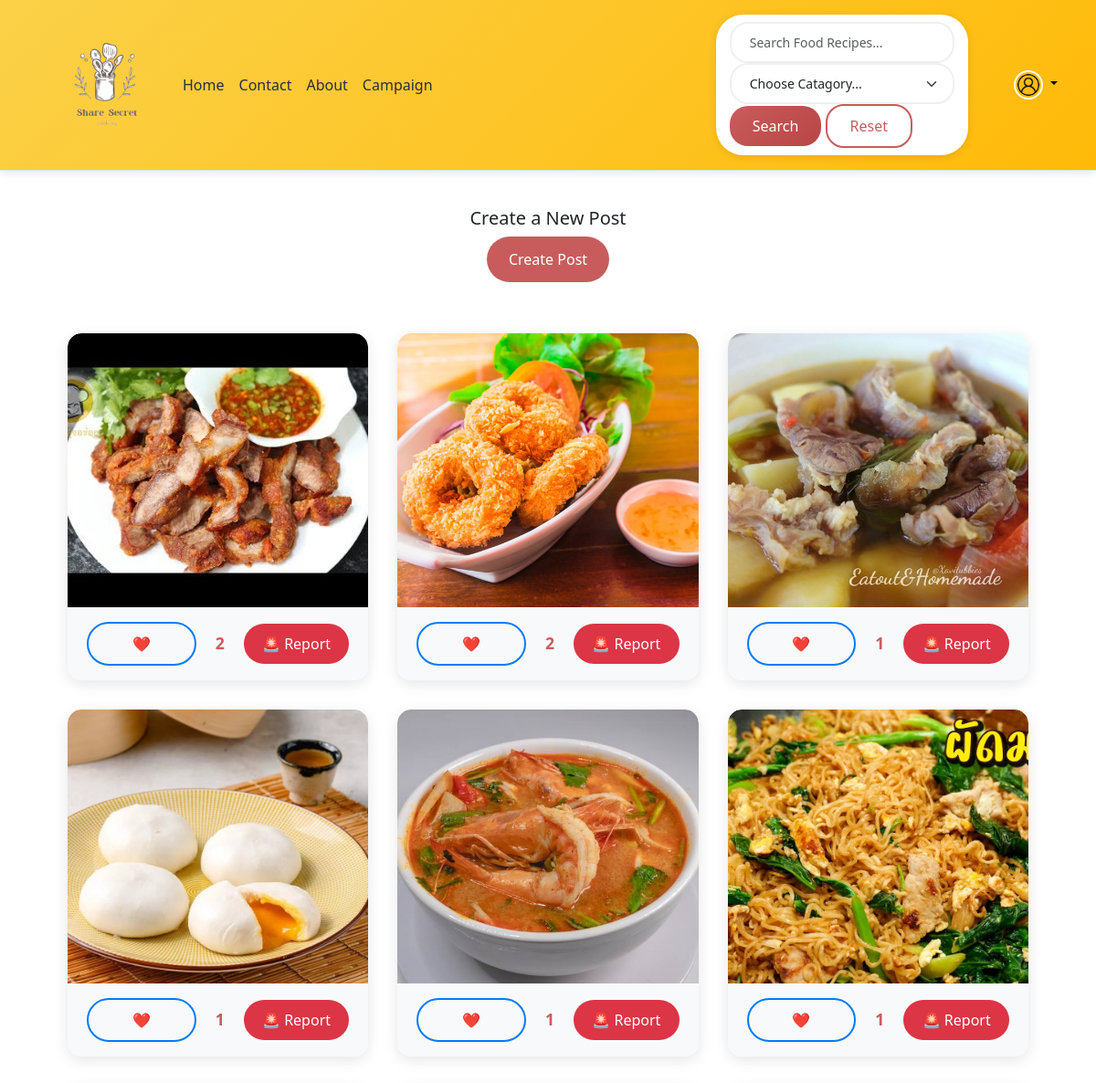
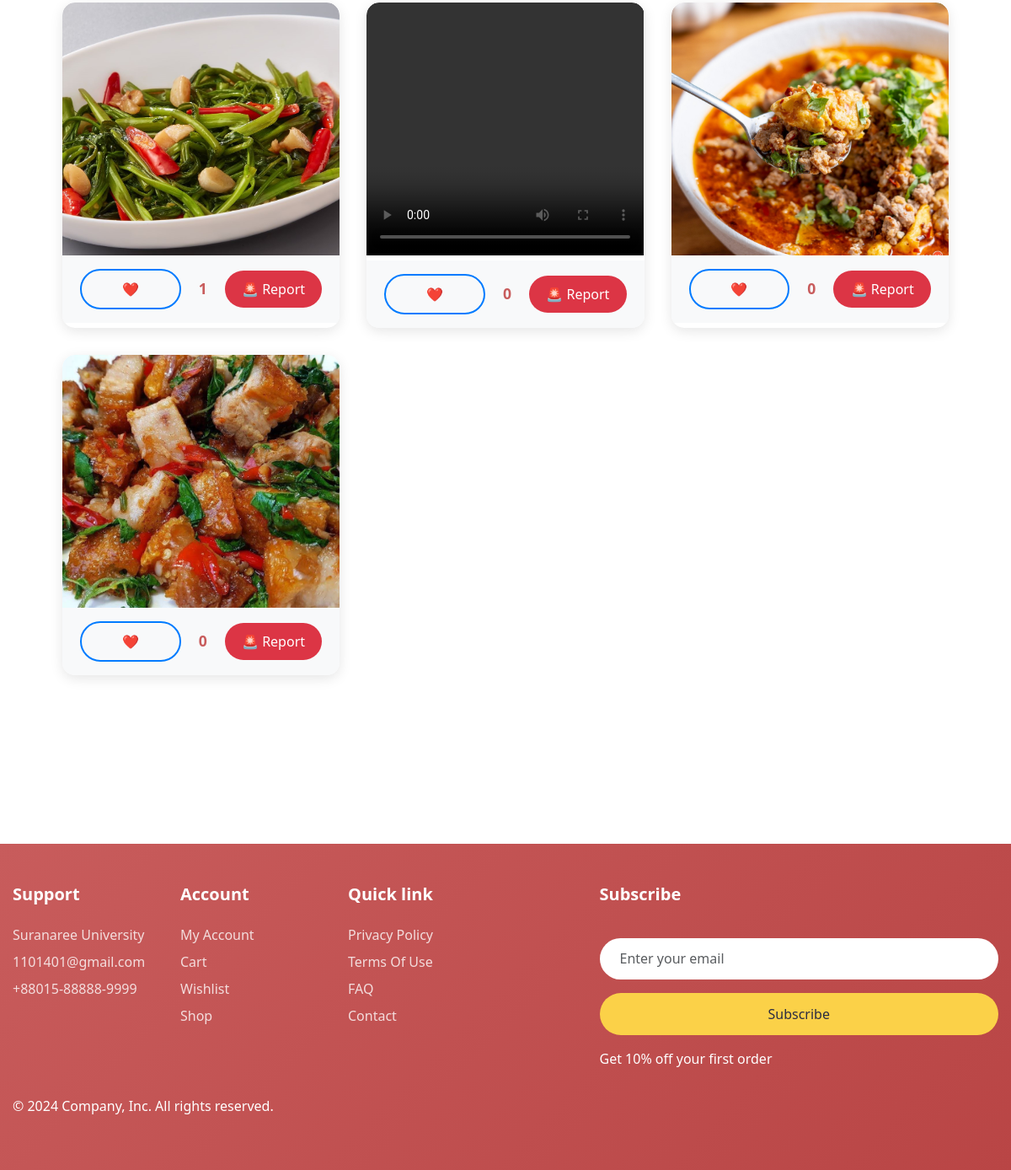
Page /Home.php on the committed database (2 pictures, top to bottom).
### tables this page shows
CREATE TABLE `posts` (
  `id` int(11) NOT NULL,
  `username` varchar(255) NOT NULL,
  `post_content` text NOT NULL,
  `post_image` varchar(255) DEFAULT NULL,
  `post_time` timestamp NOT NULL DEFAULT current_timestamp(),
  `created_at` timestamp NOT NULL DEFAULT current_timestamp(),
  `category_id` int(11) DEFAULT NULL,
  `user_id` int(10) NOT NULL
);

CREATE TABLE `users` (
  `Id` int(10) NOT NULL,
  `firstName` varchar(50) NOT NULL,
  `lastName` varchar(50) NOT NULL,
  `email` varchar(50) NOT NULL,
  `password` varchar(50) NOT NULL,
  `profile_picture` varchar(255) DEFAULT 'default.jpg',
  `theme` enum('light','dark') DEFAULT 'light',
  `role` enum('user','admin') DEFAULT 'user',
  `bio` text DEFAULT NULL,
  `username` varchar(255) DEFAULT NULL
);

### Home.php (the view, shortened to what this page needs)
<?php
$theme = isset($_SESSION['theme']) ? $_SESSION['theme'] : 'light';
$servername = "localhost";
$username = "root";
$password = "";
$dbname = "webdev";
$conn = new mysqli($servername, $username, $password, $dbname);
$search_query = isset($_GET['query']) ? $_GET['query'] : '';
$user_id = isset($_SESSION['user_id']) ? $_SESSION['user_id'] : 0;
$sql = "SELECT posts.*, users.firstName, users.lastName, users.username,
        (SELECT COUNT(*) FROM post_likes WHERE post_likes.post_id = posts.id) AS like_count,
        (SELECT COUNT(*) FROM post_likes WHERE post_likes.post_id = posts.id AND post_likes.user_id = $user_id) AS user_liked
        FROM posts
        JOIN users ON posts.user_id = users.id
        WHERE 1=1";
$sql .= " ORDER BY like_count DESC, posts.created_at DESC";
$result = $conn->query($sql);
?>
<!DOCTYPE html>
<html lang="en">
<head>
    <link href="https://cdn.jsdelivr.net/npm/bootstrap@5.3.3/dist/css/bootstrap.min.css" rel="stylesheet">
    <link href="button.css" rel="stylesheet">
</head>
<body class="<?php echo htmlspecialchars($theme); ?>-mode">
    <header class="p-3 mb-3 border-bottom">
        <div class="container">
            <div class="d-flex flex-wrap align-items-center justify-content-center justify-content-lg-start">
                <img src="photo/Logo.png" alt="Logo" width="150" height="150">
                <ul class="nav col-12 col-lg-auto me-lg-auto mb-2 justify-content-center mb-md-0">
                    <li><a href="home.php" class="nav-link px-2 link-body-emphasis">Home</a></li>
                    <li><a href="contact.php" class="nav-link px-2 link-body-emphasis">Contact</a></li>
                    <li><a href="about.php" class="nav-link px-2 link-body-emphasis">About</a></li>
                    <li><a href="campaign.php" class="nav-link px-2 link-body-emphasis">Campaign</a></li>
                </ul>
                <form id="searchForm" method="GET" action="home.php" role="search">
                    <div class="search-container">
                        <input type="search"
                            name="query"
                            class="form-control"
                            placeholder="Search Food Recipes..."
                            aria-label="Search"
                            value="<?php echo htmlspecialchars($search_query); ?>">
                        <select name="category_id" class="form-select">
                        <option value="" disabled selected>Choose Catagory...</option>
                        </select>
                        <div class="button-group">
                            <button type="submit" class="btn btn-primary">
                                <i class="fas fa-search"></i> Search
                            </button>
                            <button type="button" class="btn btn-outline-danger" onclick="resetSearch()">
                                <i class="fas fa-undo"></i> Reset
                            </button>
                        </div>
                    </div>
                </form>
                <div class="dropdown text-end">
                    <a href="#" class="d-block link-body-emphasis text-decoration-none dropdown-toggle" data-bs-toggle="dropdown" aria-expanded="false">
                        <img src="<?php echo $profile_picture ? 'uploads/' . $profile_picture : 'photo/user.png'; ?>"
                            alt="User" width="32" height="32" class="rounded-circle">
                    </a>
                </div>
            </div>
        </div>
    </header>
    <div class="container mt-4">
        <div class="text-center mb-4">
            <h5>Create a New Post</h5>
            <button type="button" class="btn btn-primary" style="background-color: #C85C5C;" data-bs-toggle="modal" data-bs-target="#createPostModal">Create Post</button>
        </div>
        <div class="post-grid" id="postGrid">
            <?php if ($result->num_rows > 0): ?>
                <?php while ($row = $result->fetch_assoc()): ?>
                    <div class="post-item">
                        <?php
                        $file_extension = pathinfo($row['post_image'], PATHINFO_EXTENSION);
                        if (in_array($file_extension, ['jpg', 'jpeg', 'png', 'gif'])):
                        ?>
                            <img src="uploads/<?php echo htmlspecialchars($row['post_image']); ?>"
                                alt="Post Image"
                                class="post-image-click img-fluid"
                                data-post-id="<?php echo $row['id']; ?>"
                                data-post-image="uploads/<?php echo htmlspecialchars($row['post_image']); ?>"
                                data-post-username="<?php echo htmlspecialchars($row['username']); ?>"
                                data-post-fullname="<?php echo htmlspecialchars($row['firstName']) . ' ' . htmlspecialchars($row['lastName']); ?>"
                                data-post-content="<?php echo htmlspecialchars($row['post_content']); ?>"
                                data-post-time="<?php echo date('F j, Y, g:i a', strtotime($row['post_time'])); ?>"
                                style="cursor: pointer;">
                        <?php elseif (in_array($file_extension, ['mp4'])): ?>
                            <video class="post-video img-fluid" controls
                                data-post-id="<?php echo $row['id']; ?>"
                                data-post-image="uploads/<?php echo htmlspecialchars($row['post_image']); ?>"
                                data-post-username="<?php echo htmlspecialchars($row['username']); ?>"
                                data-post-fullname="<?php echo htmlspecialchars($row['firstName']) . ' ' . htmlspecialchars($row['lastName']); ?>"
                                data-post-content="<?php echo htmlspecialchars($row['post_content']); ?>"
                                data-post-time="<?php echo date('F j, Y, g:i a', strtotime($row['post_time'])); ?>"
                                style="cursor: pointer;">
                                <source src="uploads/<?php echo htmlspecialchars($row['post_image']); ?>" type="video/mp4">
                            </video>
                        <?php endif; ?>
                        <div class="post-item-footer">
                            <button class="btn btn-outline-primary like-btn" data-post-id="<?php echo $row['id']; ?>">❤️</button>
                            <span class="like-count" id="like-count-<?php echo $row['id']; ?>"><?php echo $row['like_count']; ?></span>
                            <button class="btn btn-danger report-btn" onclick="window.location.href='reportForm.php?post_id=<?php echo $row['id']; ?>'">🚨 Report</button>
                        </div>
                    </div>
                <?php endwhile; ?>
            <?php else: ?>
                <p>No posts available.</p>
            <?php endif; ?>
        </div>
         <br><br><br>
        <footer>
            <div class="container">
                <div class="row">
                    <div class="col-6 col-md-2 mb-3">
                        <h5>Support</h5>
                        <ul class="nav flex-column">
                            <li class="nav-item mb-2"><a href="#" class="nav-link p-0 text-body-secondary">Suranaree University</a></li>
                            <li class="nav-item mb-2"><a href="#" class="nav-link p-0 text-body-secondary">1101401@gmail.com</a></li>
                            <li class="nav-item mb-2"><a href="#" class="nav-link p-0 text-body-secondary">+88015-88888-9999</a></li>
                        </ul>
                    </div>
                    <div class="col-6 col-md-2 mb-3">
                        <h5>Account</h5>
                        <ul class="nav flex-column">
                            <li class="nav-item mb-2"><a href="#" class="nav-link p-0 text-body-secondary">My Account</a></li>
                            <li class="nav-item mb-2"><a href="#" class="nav-link p-0 text-body-secondary">Cart</a></li>
                            <li class="nav-item mb-2"><a href="#" class="nav-link p-0 text-body-secondary">Wishlist</a></li>
                            <li class="nav-item mb-2"><a href="#" class="nav-link p-0 text-body-secondary">Shop</a></li>
                        </ul>
                    </div>
                    <div class="col-6 col-md-2 mb-3">
                        <h5>Quick link</h5>
                        <ul class="nav flex-column">
                            <li class="nav-item mb-2"><a href="#" class="nav-link p-0 text-body-secondary">Privacy Policy</a></li>
                            <li class="nav-item mb-2"><a href="#" class="nav-link p-0 text-body-secondary">Terms Of Use</a></li>
                            <li class="nav-item mb-2"><a href="#" class="nav-link p-0 text-body-secondary">FAQ</a></li>
                            <li class="nav-item mb-2"><a href="#" class="nav-link p-0 text-body-secondary">Contact</a></li>
                        </ul>
                    </div>
                    <div class="col-md-5 offset-md-1 mb-3">
                        <form>
                            <div class="d-flex flex-column w-100 gap-2">
                                <div class="subscribe-section">
                                    <h5>Subscribe</h5>
                                    <input type="email" class="form-control" placeholder="Enter your email">
                                    <button class="btn btn-primary">Subscribe</button>
                                </div>
                                <p class="mt-2">Get 10% off your first order</p>
                            </div>
                        </form>
                    </div>
                </div>
                <p>© 2024 Company, Inc. All rights reserved.</p>
            </div>
        </footer>
</body>
</html>

### Home.php (style rules this page uses)
header { background: linear-gradient(135deg, #FBD148 0%, #ffba08 100%); box-shadow: 0 2px 10px rgba(0, 0, 0, 0.1); padding: 0.5rem 0; }
header .nav-link { font-weight: 500; color: #2b2d42 !important; transition: color 0.3s ease; position: relative; }
header .nav-link::after { content: ''; position: absolute; width: 0; height: 2px; bottom: -2px; left: 50%; background-color: #2b2d42; transition: all 0.3s ease; transform: translateX(-50%); }
.post-grid { display: grid; grid-template-columns: repeat(auto-fill, minmax(300px, 1fr)); gap: 2rem; padding: 2rem; }
.post-item { background: white; border-radius: 15px; box-shadow: 0 4px 15px rgba(0, 0, 0, 0.1); transition: transform 0.3s ease; overflow: hidden; }
.post-item img, .post-item video { width: 100%; height: 300px; object-fit: cover; border-top-left-radius: 15px; border-top-right-radius: 15px; }
.btn { padding: 0.75rem 1.5rem; border-radius: 25px; font-weight: 500; transition: all 0.3s ease; }
.btn-primary { background: linear-gradient(135deg, #C85C5C 0%, #b94545 100%); border: none; }
.rounded-circle { border: 2px solid #FBD148; padding: 2px; }
:root { --primary-color: #C85C5C; --secondary-color: #f5f6fa; --success-color: #2ecc71; --warning-color: #f1c40f; --danger-color: #e74c3c; --text-color: #2c3e50; --border-color: #dcdde1; --rounded-color: White; }
html, body { margin: 0; padding: 0; height: 100%; }
body { display: flex; flex-direction: column; min-height: 100vh; }
.rounded-circle { border: 2px solid var(--rounded-color); transition: transform 0.3s ease; }
header img[alt="Logo"] { transition: transform 0.3s ease; }
footer { background: linear-gradient(135deg, #C85C5C 0%, #b94545 100%); color: white; padding: 3rem 0; width: 100vw; position: relative; left: 50%; right: 50%; margin-left: -50vw; margin-right: -50vw; margin-top: 6rem; margin-bottom: 0; }
footer .container { max-width: 1200px; margin: 0 auto; padding: 0 15px; }
footer h5 { font-weight: 600; margin-bottom: 1.5rem; }
footer .nav-link { color: rgba(255, 255, 255, 0.8) !important; transition: color 0.3s ease; padding: 0.3rem 0; }
footer .subscribe-section { display: flex; flex-direction: column; gap: 1rem; }
footer .subscribe-section input { border-radius: 25px; padding: 0.8rem 1.5rem; border: none; }
footer .subscribe-section button { background: #FBD148; color: #2b2d42; border: none; border-radius: 25px; padding: 0.8rem 1.5rem; transition: all 0.3s ease; }

### rows in the picture
posts: post_image (placeholder picture), like_count "2"
posts: post_image (picture), like_count "2"
posts: post_image (picture), like_count "1"
posts: post_image (picture), like_count "1"
posts: post_image (picture), like_count "1"
posts: post_image (placeholder picture), like_count "1"
posts: post_image (picture), like_count "1"
posts: like_count "0"
posts: post_image (picture), like_count "0"
posts: post_image (picture), like_count "0"
